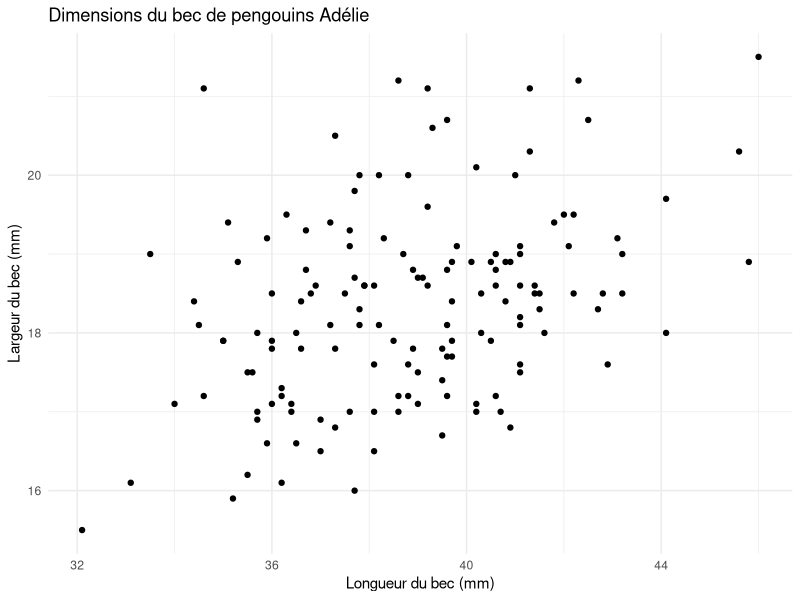
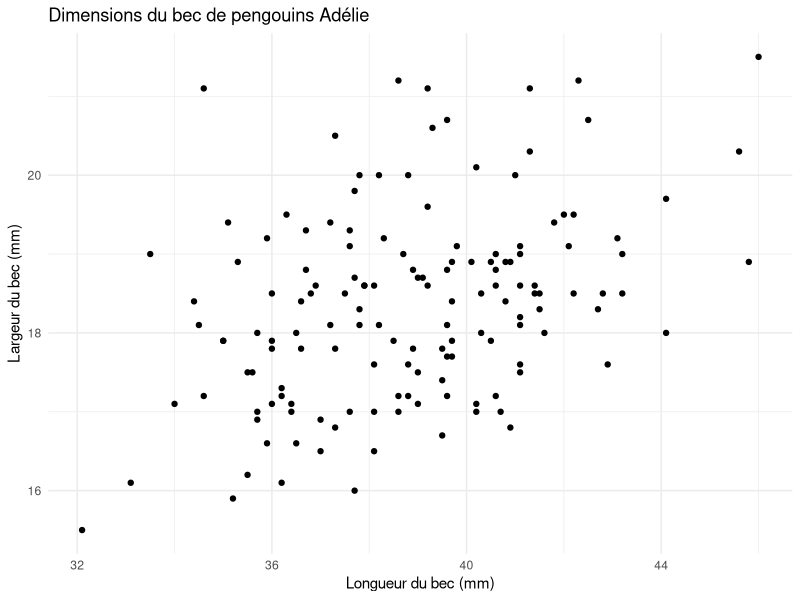
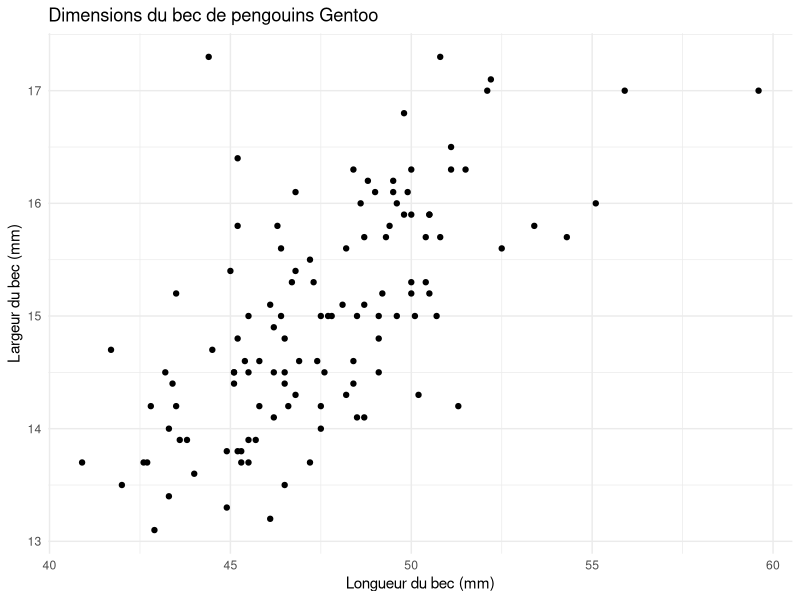
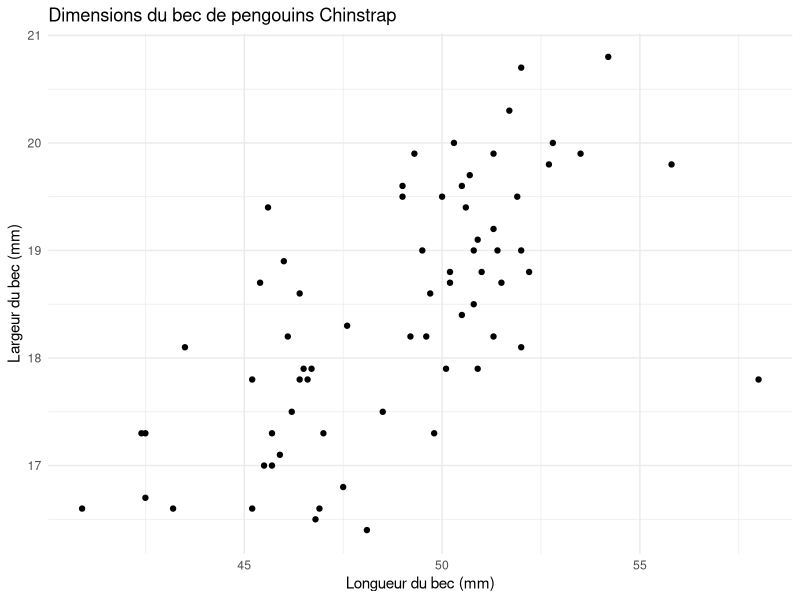
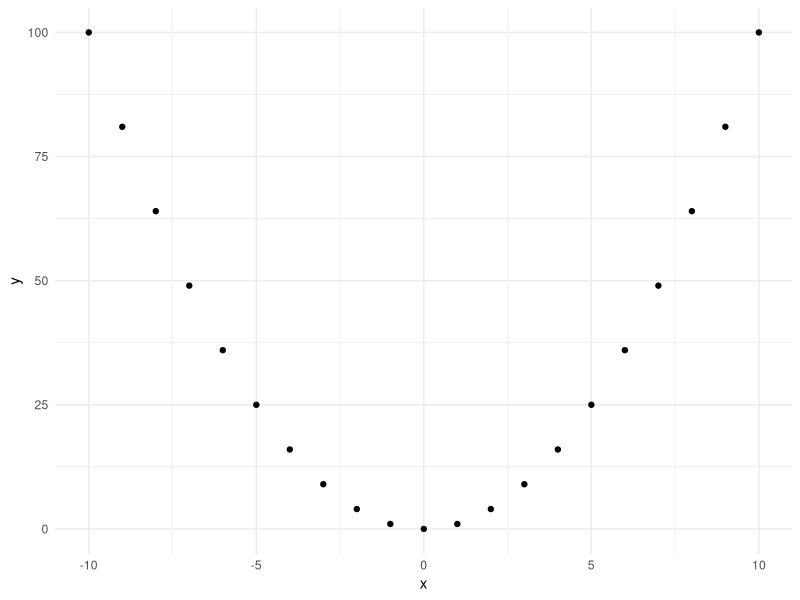
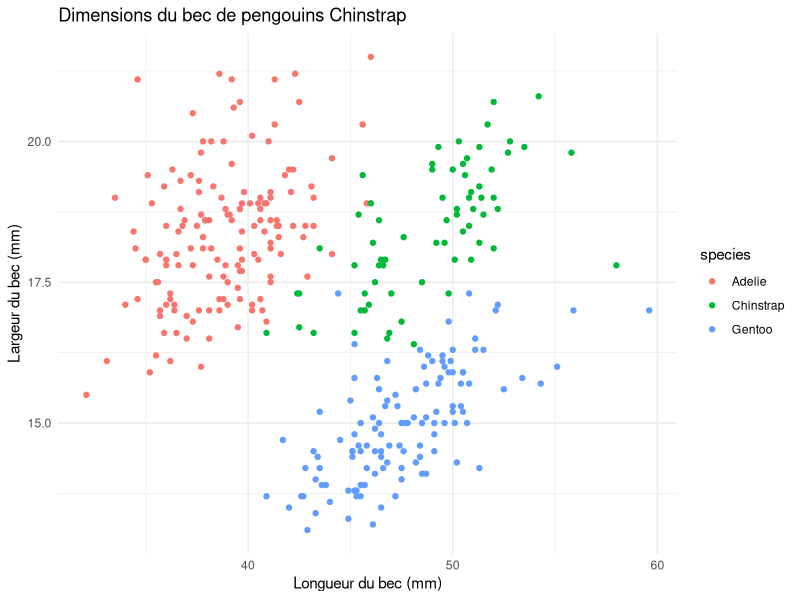
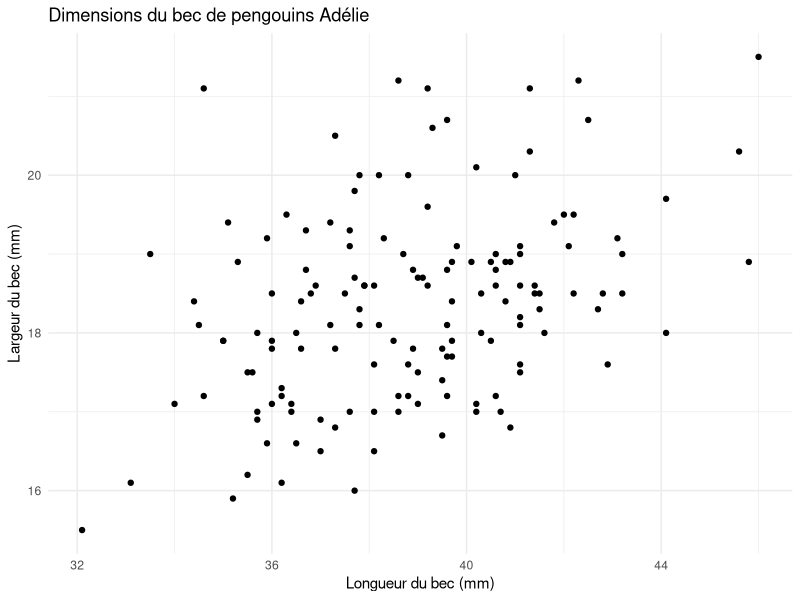
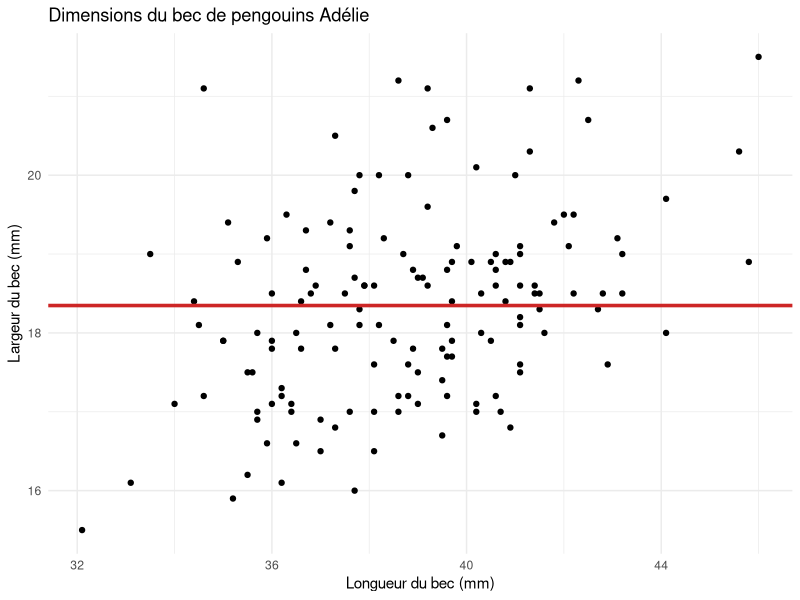

Here is the R script that generated these plots, in order:
## ---- chunk 1
library("ggplot2")
library(MASS)
## ---- chunk 2
library(palmerpenguins)
penguins <- na.omit(penguins)
## ---- chunk 3
adelie <- subset(penguins, species == "Adelie")
ggplot(data = adelie,
       aes(x = bill_length_mm,
           y = bill_depth_mm)) +
  geom_point() +
  theme_minimal() +
  xlab("Longueur du bec (mm)") +
  ylab("Largeur du bec (mm)") +
  ggtitle("Dimensions du bec de pengouins Adélie")
## ---- chunk 4
ggplot(data = adelie,
       aes(x = bill_length_mm,
           y = bill_depth_mm)) +
  geom_point() +
  theme_minimal() +
  xlab("Longueur du bec (mm)") +
  ylab("Largeur du bec (mm)") +
  ggtitle("Dimensions du bec de pengouins Adélie")
## ---- chunk 5
gentoo <- subset(penguins, species == "Gentoo")
ggplot(data = gentoo,
       aes(x = bill_length_mm,
           y = bill_depth_mm)) +
  geom_point() +
  theme_minimal() +
  xlab("Longueur du bec (mm)") +
  ylab("Largeur du bec (mm)") +
  ggtitle("Dimensions du bec de pengouins Gentoo")
## ---- chunk 6
chinstrap <- subset(penguins, species == "Chinstrap")
ggplot(data = chinstrap,
       aes(x = bill_length_mm,
           y = bill_depth_mm)) +
  geom_point() +
  theme_minimal() +
  xlab("Longueur du bec (mm)") +
  ylab("Largeur du bec (mm)") +
  ggtitle("Dimensions du bec de pengouins Chinstrap")
## ---- chunk 7
x <- seq(-10, 10, 1)
dummy <- data.frame(x = x, y = x^2)
ggplot(data = dummy, aes(x = x, y = y)) +
  geom_point() +
  theme_minimal()
## ---- chunk 8
ggplot(data = penguins,
       aes(x = bill_length_mm,
           y = bill_depth_mm,
           color = species)) +
  geom_point() +
  theme_minimal() +
  xlab("Longueur du bec (mm)") +
  ylab("Largeur du bec (mm)") +
  ggtitle("Dimensions du bec de pengouins Chinstrap")
## ---- chunk 9
ggplot(data = adelie,
       aes(x = bill_length_mm,
           y = bill_depth_mm)) +
  geom_point() +
  theme_minimal() +
  xlab("Longueur du bec (mm)") +
  ylab("Largeur du bec (mm)") +
  ggtitle("Dimensions du bec de pengouins Adélie")
## ---- chunk 10
ggplot(data = adelie,
       aes(x = bill_length_mm,
           y = bill_depth_mm)) +
  geom_point() +
  theme_minimal() +
  xlab("Longueur du bec (mm)") +
  ylab("Largeur du bec (mm)") +
  ggtitle("Dimensions du bec de pengouins Adélie") + 
  geom_hline(yintercept = mean(adelie$bill_depth_mm), color = "firebrick3", linewidth = 1.2)
## ---- chunk 11
ggplot(data = adelie,
       aes(x = bill_length_mm,
           y = bill_depth_mm)) +
  geom_point() +
  theme_minimal() +
  xlab("Longueur du bec (mm)") +
  ylab("Largeur du bec (mm)") +
  ggtitle("Dimensions du bec de pengouins Adélie") + 
  geom_abline(intercept = 0, slope = 0.5, color = "firebrick3", linewidth = 1.2)
## ---- chunk 12
ggplot(data = adelie,
       aes(x = bill_length_mm,
           y = bill_depth_mm)) +
  geom_point() +
  theme_minimal() +
  xlab("Longueur du bec (mm)") +
  ylab("Largeur du bec (mm)") +
  ggtitle("Dimensions du bec de pengouins Adelie") + 
  geom_smooth(method = "lm", se = FALSE, color = "firebrick3", linewidth = 1.2)
## ---- chunk 13
set.seed(1289)
n <- 10
x <- runif(n)
y <- 2 + 3*x + rnorm(n)
sim <- data.frame(y = y, x = x)
## ---- chunk 14
ggplot(sim, aes(x = x, y = y)) +
  geom_point() +
  theme_minimal() +
  geom_hline(yintercept = mean(y), color = "firebrick3", linewidth = 1.2) +
  geom_segment(aes(x = x, y = y, xend = x, yend = mean(y))) +
  coord_cartesian(xlim = c(0.1, 1), ylim = c(1, 7))
## ---- chunk 15
ggplot(sim, aes(x = x, y = y)) +
  geom_point() +
  theme_minimal() +
  geom_abline(intercept = 0, slope = 7, color = "firebrick3", linewidth = 1.2) +
  # geom_segment(aes(x = x, y = y, xend = x, yend = predict(lm(y ~ x))))
  geom_segment(aes(x = x, y = y, xend = x, yend = 7 * x)) +
  coord_cartesian(xlim = c(0.1, 1), ylim = c(1, 7))
## ---- chunk 16
ggplot(sim, aes(x = x, y = y)) +
  geom_point() +
  theme_minimal() +
  geom_smooth(method = "lm", se = FALSE, color = "firebrick3", linewidth = 1.2) +
  geom_segment(aes(x = x, y = y, xend = x, yend = predict(lm(y ~ x)))) +
  coord_cartesian(xlim = c(0.1, 1), ylim = c(1, 7))
## ---- chunk 17
lm(bill_depth_mm ~ bill_length_mm, data = penguins)
## ---- chunk 18
fit <- lm(bill_depth_mm ~ bill_length_mm, data = penguins)
summary(fit)
## ---- chunk 19
ggplot(data = penguins, aes(x = bill_length_mm, y = bill_depth_mm)) +
  geom_point() +
  geom_smooth(method = "lm", se = FALSE)
## ---- chunk 20
lm(bill_depth_mm ~ species + bill_length_mm - 1, data = penguins)
## ---- chunk 21
fit <- lm(bill_depth_mm ~ species + bill_length_mm - 1, data = penguins)
summary(fit)
## ---- chunk 22
fit <- lm(bill_depth_mm ~ species + bill_length_mm, data = penguins)
summary(fit)
## ---- chunk 23
ggplot(data = penguins, aes(x = bill_length_mm, y = bill_depth_mm,
                            color = species)) +
  geom_point() +
  geom_smooth(method = "lm", se = FALSE)
## ---- chunk 24
ggplot(data = penguins, aes(x = bill_length_mm, y = bill_depth_mm,
                            color = species)) +
  geom_point() +
  geom_smooth(method = "lm")
## ---- chunk 25
lm(bill_depth_mm ~ flipper_length_mm + 
     bill_length_mm + body_mass_g, data = penguins)
## ---- chunk 26
fit <- lm(bill_depth_mm ~ flipper_length_mm + 
     bill_length_mm + body_mass_g, data = penguins)
summary(fit)
## ---- chunk 27
ggplot(Cars93) +
  aes(x = Price, y = Fuel.tank.capacity) +
  geom_point() +
  geom_smooth(method = "lm")
## ---- chunk 28
ggplot(Cars93) +
  aes(x = Price, y = Fuel.tank.capacity) +
  geom_point() +
  geom_smooth()
## ---- chunk 29
ggplot(Cars93) +
  aes(x = Price, y = Fuel.tank.capacity) +
  geom_point() +
  geom_smooth(method = "loess",
              se = FALSE)
